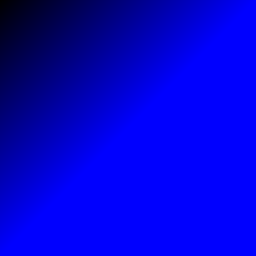

Recreate this plot in Python.
import sys
from PIL import Image, ImageDraw

# Setup
img_width = 256
img_height = 256
img = Image.new("RGB", (img_width, img_height))
img1 = ImageDraw.Draw(img)

# Draw
for x in range(img_width):
    for y in range(img_height):
        img1.point((x, y), fill = (0, 0, x+y))

# Saves the picture
img_path = sys.argv[0].split('.')[0]+'.png'
img.save(img_path)
print(f'Saved {img_path}')
img.show()
